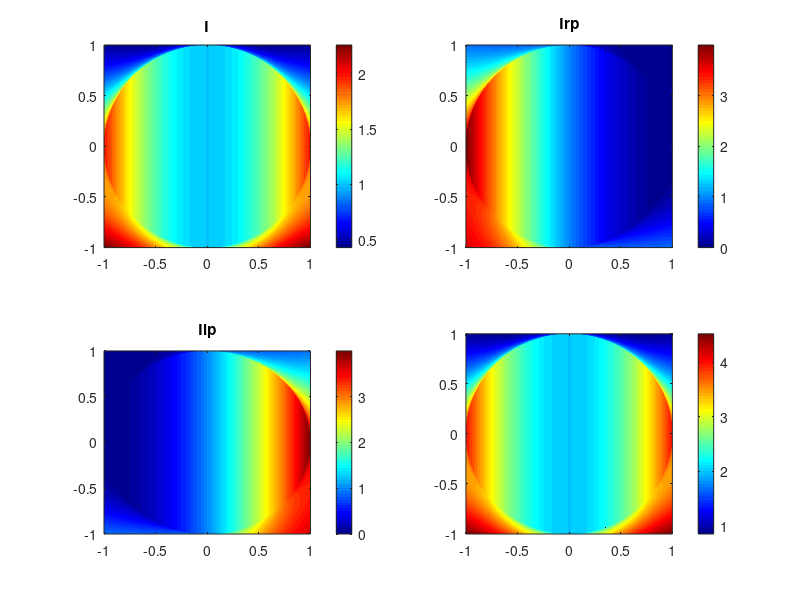

Recreate this plot in MATLAB.

%复现文章结果
% Weak Measurement of Elliptical Dipole Moments by C-Point Splitting
% C:\Users\Administrator\Desktop\程序示例及修改\斯托克斯参量\iscat

clear;
clc;
nm = 1e-9;
lamda = 633*nm;
%高度要注意调节，越高则倏逝波越小
d = 40*nm;
k0 = 2*pi/lamda;
n = 1;
NA = n*sin(pi/2);

kx = linspace(-n*k0,n*k0,2001);
ky = linspace(-n*k0,n*k0,2001);
[KX,KY] = meshgrid(kx,ky);
K0 = ones(2001)*k0;
KZ = sqrt(K0.^2-KX.^2-KY.^2);
KZ2 = sqrt(n^2*K0.^2-KX.^2-KY.^2);
C = exp(1j*KZ*d).*sqrt(n^2*K0.^2-KX.^2-KY.^2)./KZ;
TP = 2*n*KZ./(KZ2 + n^2*KZ);
TS = 2*KZ./(KZ + KZ2);
p = [0,1,1j]; 
%p = [1,0,0.2i];
    
Efp = (p(1)*C.*KX.*KZ)./(sqrt(KX.^2+KY.^2).*K0) + (p(2)*C.*KY.*KZ)./(sqrt(KX.^2+KY.^2).*K0) - p(3)*C.*sqrt(KX.^2+KY.^2)./K0;
Efs = (-1*p(1)*C.*KY./sqrt(KX.^2+KY.^2)) + p(2)*C.*KX./sqrt(KX.^2+KY.^2);

I = abs(Efs).^2 + abs(Efp).^2;

Elp = Efs + 1j*Efp;
Erp = Efs - 1j*Efp;

subplot(2,2,1)
imagesc(kx/k0,ky/k0,I);title('I')
colormap("jet")
colorbar
axis xy

subplot(2,2,2)
imagesc(kx/k0,ky/k0,abs(Erp).^2);title('Irp')
colorbar
axis xy

subplot(2,2,3)
imagesc(kx/k0,ky/k0,abs(Elp).^2);title('Ilp')
colorbar
axis xy

subplot(2,2,4)
imagesc(kx/k0,ky/k0,abs(Elp).^2+abs(Erp).^2);
colorbar
axis xy